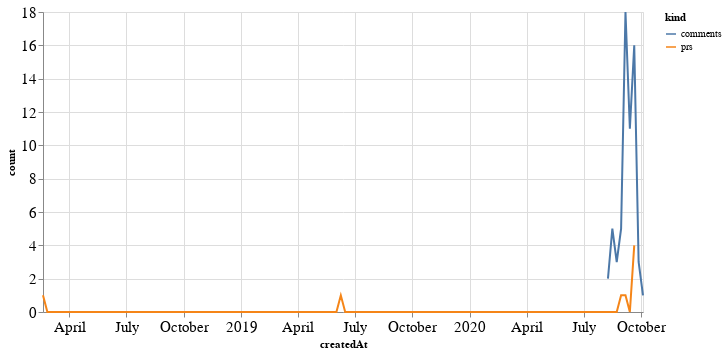

Notebook code for this chart:
### Code cell
alt.Chart(total_time, width=600).mark_line().encode(
    x='createdAt',
    y='count',
    color='kind'
)

### Figure 1 — Vega-Lite specification as saved in the notebook (floating-point values rounded to 4 significant figures; data arrays with more than 128 entries replaced by an {"elided": "..."} marker saying what was removed)
{"config": {"axisLeft": {"labelFontSize": 15}, "axisBottom": {"labelFontSize": 15}}, "data": {"name": "data-a2433e5967ab5ac24f5a3254d6ca08e6"}, "mark": "line", "encoding": {"color": {"type": "nominal", "field": "kind"}, "x": {"type": "temporal", "field": "createdAt"}, "y": {"type": "quantitative", "field": "count"}}, "width": 600, "$schema": "https://vega.github.io/schema/vega-lite/v4.8.1.json", "datasets": {"data-a2433e5967ab5ac24f5a3254d6ca08e6": {"elided": "276 records"}}}
